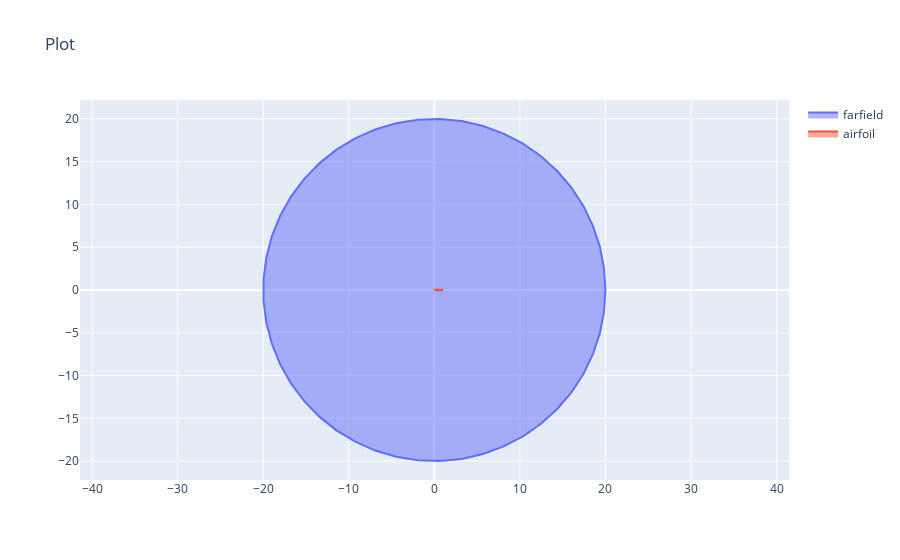

The notebook cell this image was saved under:
### Code cell
import cadquery as cq
from ezmesh import GeometryQL
from ezmesh.utils.shapes import generate_naca4_airfoil

with GeometryQL() as geo:
    airfoils_coords = generate_naca4_airfoil("0012", num_points=40)

    mesh = (
        geo
        .load(
            cq.Workplane("XY")
            .circle(20)
            .polyline(airfoils_coords)
            .close()
        )

        .edges(is_interior=True)
        .addPhysicalGroup("airfoil")
        .setMeshSize(0.1)
        .end()

        .edges(is_interior=False)
        .addPhysicalGroup("farfield")
        .setMeshSize(3.0)
        .end()

        .show("plot")
        # .generate(2)
        # .show("mesh")
    )

### Figure 1 — Plotly figure (JSON) as saved in the notebook; plotly's stock layout.template omitted (floating-point values rounded to 4 significant figures; data arrays with more than 128 entries replaced by an {"elided": "..."} marker saying what was removed)
{"data": [{"fill": "toself", "mode": "lines", "name": "farfield", "type": "scatter", "x": [20, 19.84, 19.35, 18.54, 17.43, 16.03, 14.37, 12.47, 10.37, 8.096, 5.691, 3.192, 0.641, -1.92, -4.45, -6.907, -9.251, -11.44, -13.45, -15.23, -16.76, -18.02, -18.98, -19.63, -19.96, -19.96, -19.63, -18.98, -18.02, -16.76, -15.23, -13.45, -11.44, -9.251, -6.907, -4.45, -1.92, 0.641, 3.192, 5.691, 8.096, 10.37, 12.47, 14.37, 16.03, 17.43, 18.54, 19.35, 19.84, 20], "y": [0, 2.558, 5.073, 7.505, 9.814, 11.96, 13.91, 15.64, 17.1, 18.29, 19.17, 19.74, 19.99, 19.91, 19.5, 18.77, 17.73, 16.4, 14.81, 12.96, 10.91, 8.678, 6.302, 3.823, 1.281, -1.281, -3.823, -6.302, -8.678, -10.91, -12.96, -14.81, -16.4, -17.73, -18.77, -19.5, -19.91, -19.99, -19.74, -19.17, -18.29, -17.1, -15.64, -13.91, -11.96, -9.814, -7.505, -5.073, -2.558, -4.899e-15]}, {"fill": "toself", "mode": "lines", "name": "airfoil", "type": "scatter", "x": {"elided": "3900 float values"}, "y": {"elided": "3900 float values"}}], "layout": {"title": {"text": "Plot"}, "yaxis": {"scaleanchor": "x"}}}
